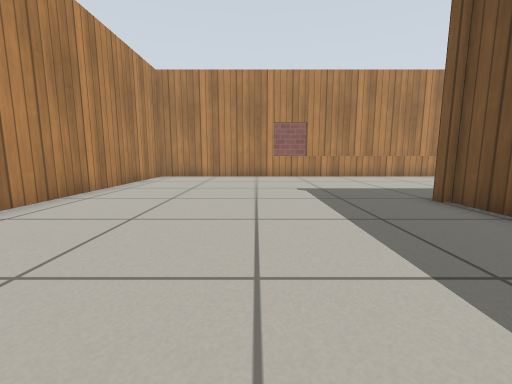
view 1 (above)

19 first-person views from a walk through a Gazebo world. The camera is 0.5 m above the floor, tilts 8° down and sees 90° across. The floor is counted in squares, 0.5 m on a side. Each view is taken from the middle of a square. On the plan, view 1 faces up. The plan holds only what a view shows up to about 11 squares ahead; the rest is blank. The place goes on beyond the plan. Gazebo's built-in surfaces are drawn with simple patterns.

view 2
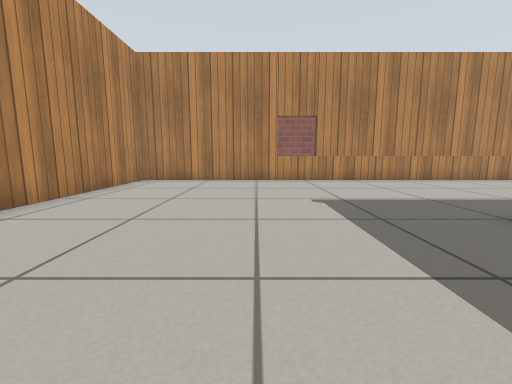

view 3
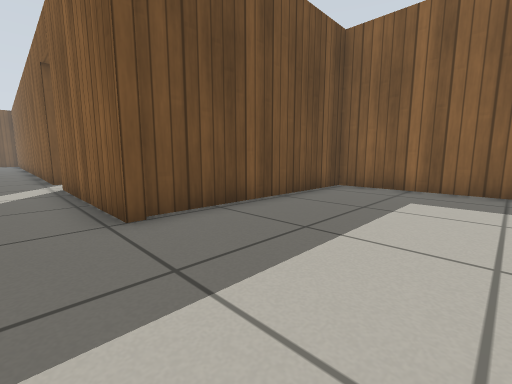

view 4
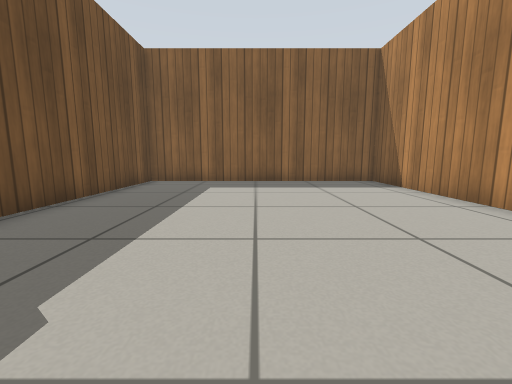

view 5
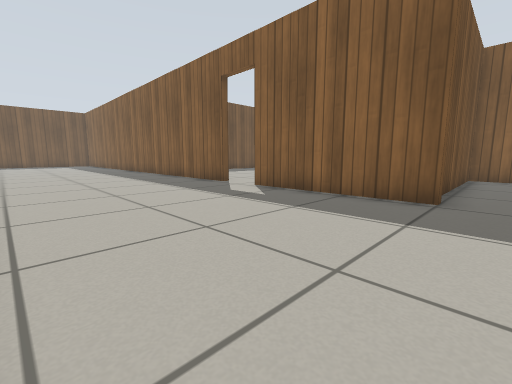

view 6
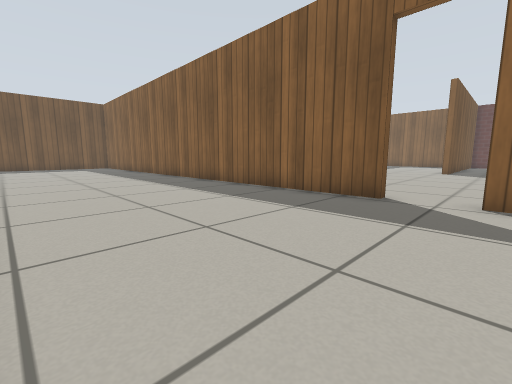

view 7
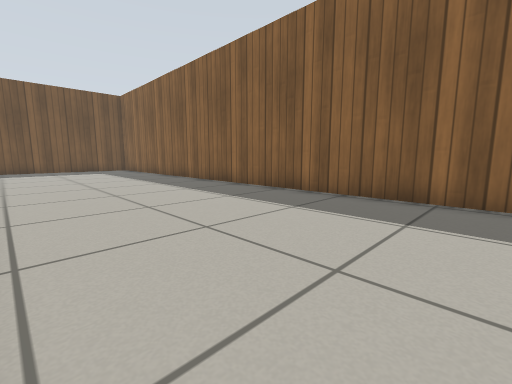

view 8
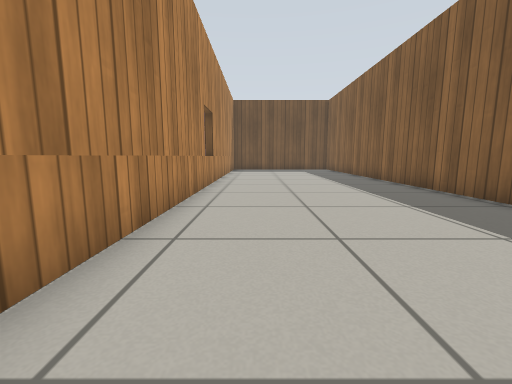

view 9
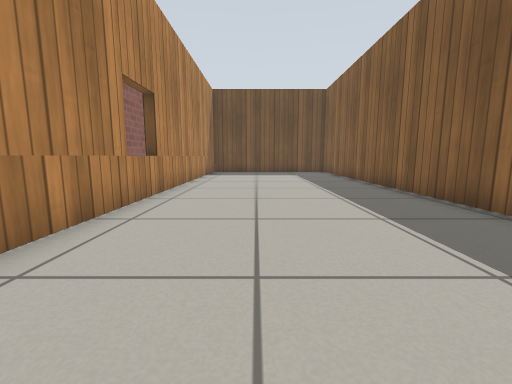

view 10
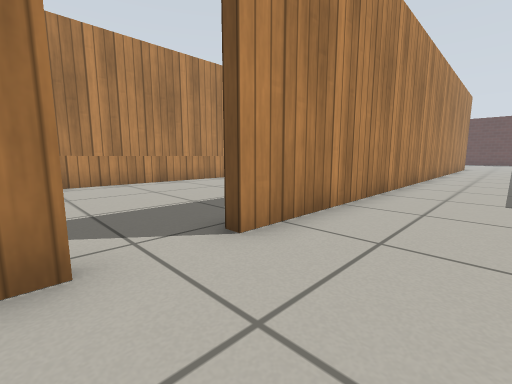

view 11
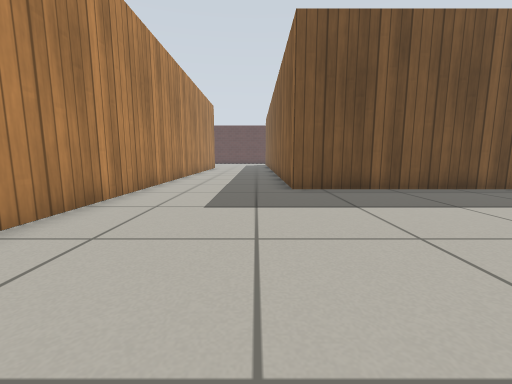

view 12
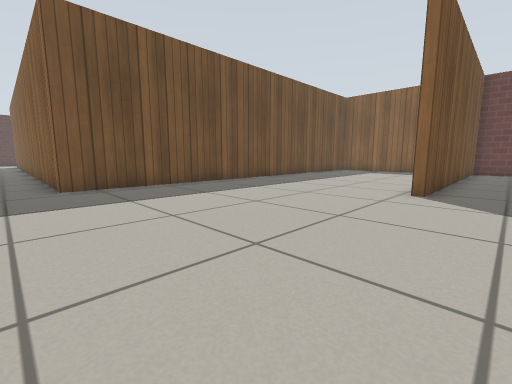

view 13
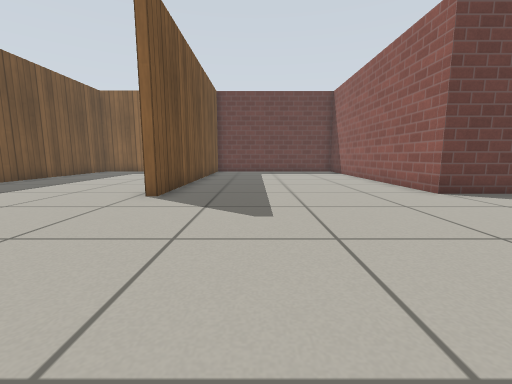

view 14
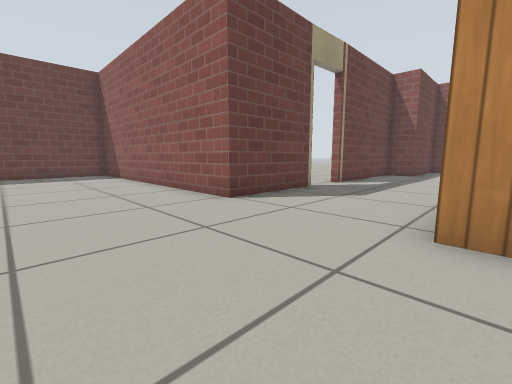

view 15
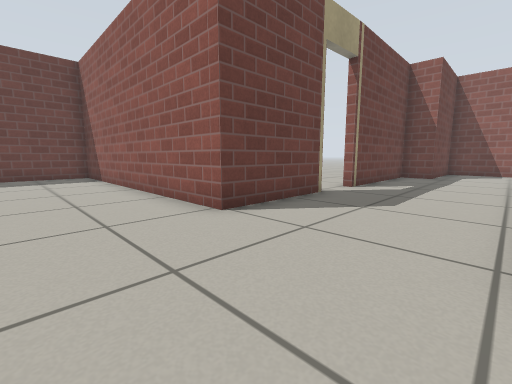

view 16
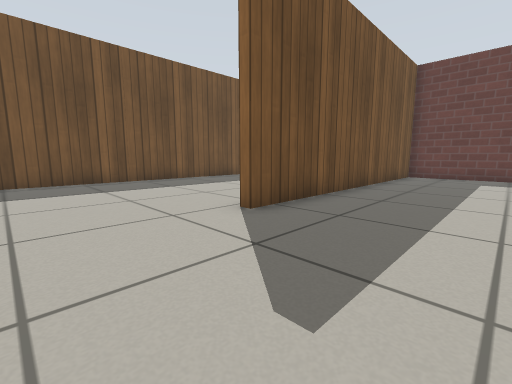

view 17
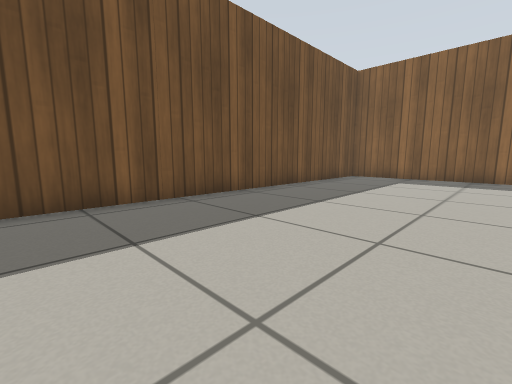

view 18
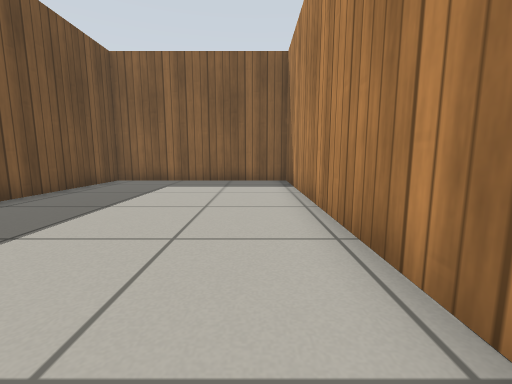

view 19
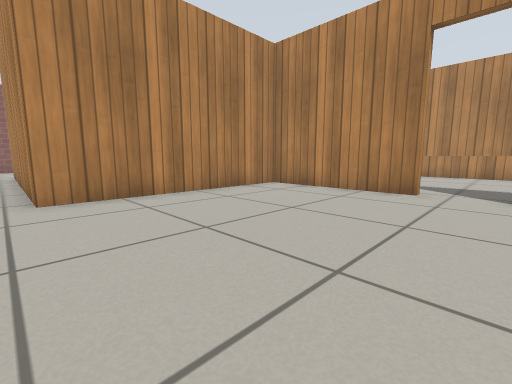

### Floor plan
Points are (right, up) in squares from view 1. A wall is a line through its corners. A room is listed if a view was taken in it or the views show most of it. See-through windows are left out.
Room 1 (views 1, 2, 3, 4, 5, 6, 7, 8, 9)
walls: (11, 5.7) (27.4, 5.7); (27.5, 12.6) (-4.7, 12.6) (-4.7, -1.3) (4.2, -1.3) (4.2, 5.7) (9.4, 5.7)
ways out: open door at (10.3, 5.7) to room 2
Room 2 (views 10, 11, 12, 13, 14, 15, 16, 17, 18, 19)
walls: (11.8, -6.1) (11.8, -15.5) (18.6, -15.5) (18.6, 0.9) (25, 0.9); (9.4, 5.4) (4.5, 5.4) (4.5, -1.6) (-4.6, -1.6); (11.4, -14.8) (11.4, -5.3) (11.9, -5.3); (0.6, -5.7) (4.1, -5.7) (4.1, -15.5) (10.6, -15.5); (22.7, 5.4) (11.1, 5.4); (-5.6, -5.7) (-1, -5.7); (-6.3, -4.4) (-6.3, -5)
ways out: open door at (10.3, 5.7) to room 1; opening at (-5.5, -3.5); open door at (-0.5, -6)

Positions as (right, up) in squares from view 1, and headings:
1: (0, 0), facing up
2: (0, 2), facing up
3: (0, 7), facing down-right
4: (0, 9), facing down
5: (3, 12), facing down-right
6: (9, 12), facing down-right
7: (13, 12), facing down-right
8: (13, 11), facing right
9: (16, 10), facing right
10: (9, 3), facing up-right
11: (11, 2), facing right
12: (10, 2), facing down-right
13: (9, 1), facing down
14: (8, -1), facing down-left
15: (7, -2), facing down-left
16: (8, -2), facing down-right
17: (13, -3), facing down-right
18: (13, -5), facing down
19: (11, -2), facing up-left
